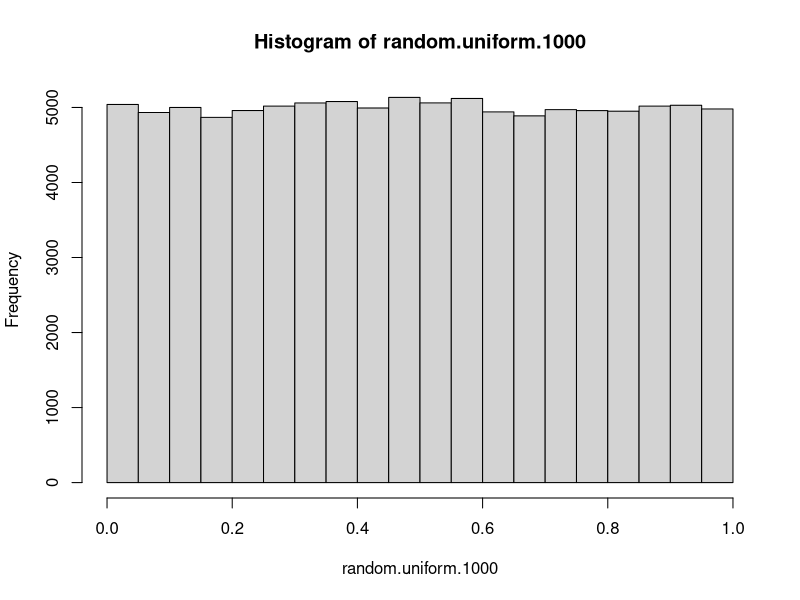
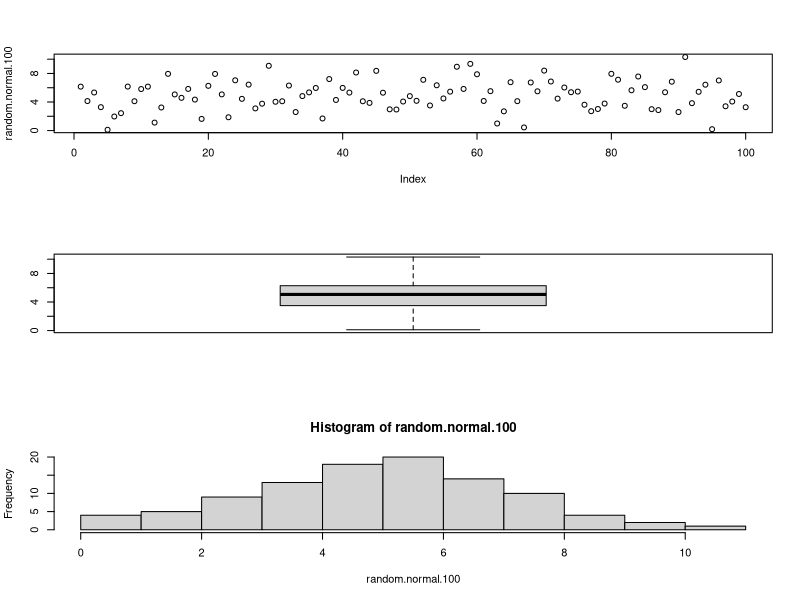
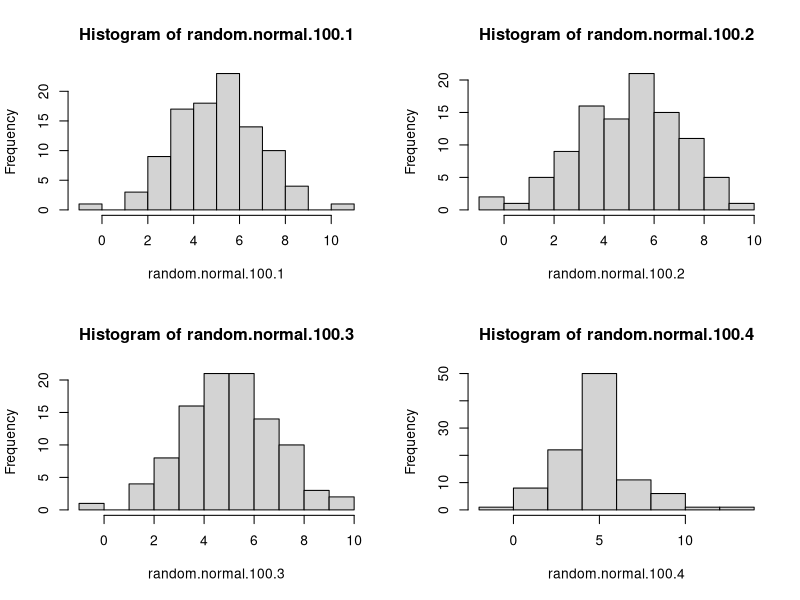
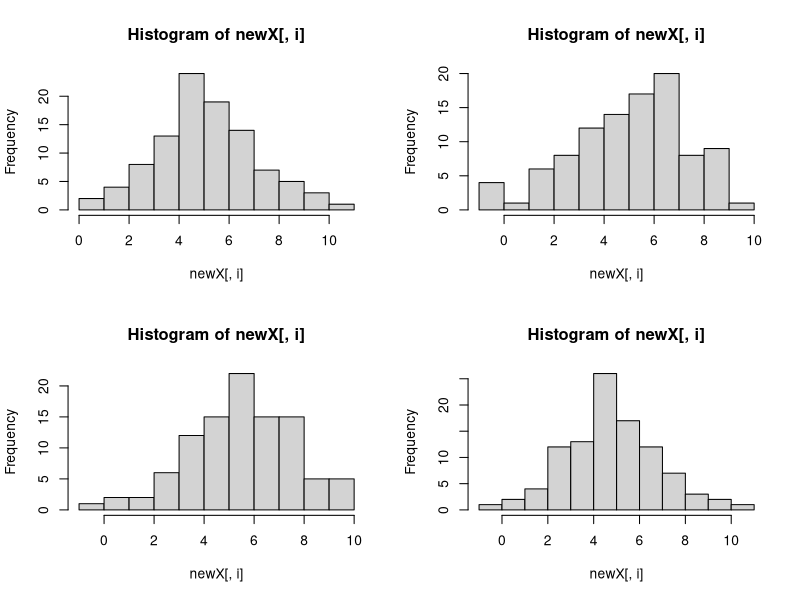
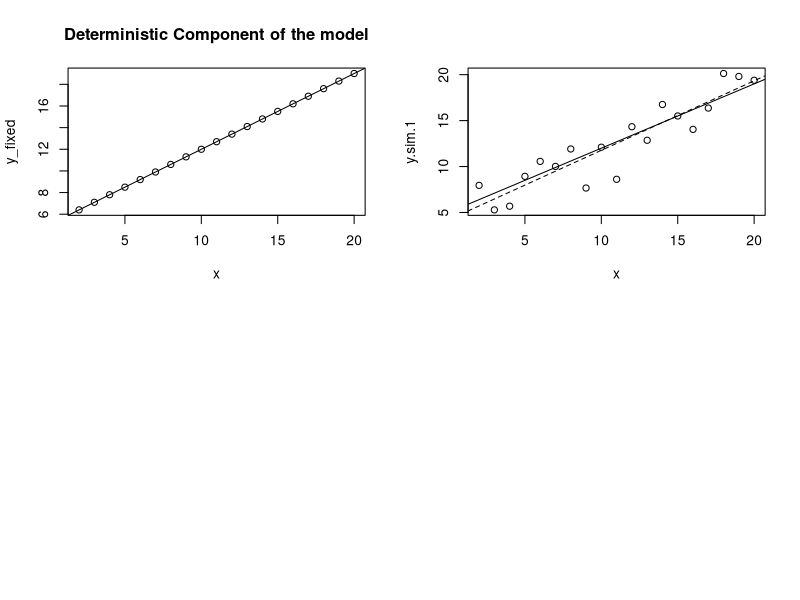

Reproduce these figures in R, in order.
# Very basic introduction into performing simulations.
# Updated Jan 26 2012

# For this course we are going to use so called "monte carlo" simulation as a tool to learn basic concepts in statistics & probability (given a particular definition of probability)

#  What do I mean by simulate?

# Why would simulation be a useful tool in statistics?


#FYI: When used for statistical inference, many Monte Carlo approaches fall under the rubric of Parametric Bootstrapping (which is different than the non-parametric bootstrap which uses resampling of the original data to generate empirical sampling distributions)
 
# We are not going to discuss the mathematical or computational details (the latter I know little about) with respect to generating random numbers. We will for the moment just use some tools.

# R has many useful facilities for generating random numbers. Let's start with generating a single random number from a uniform distribution on [0,1]

runif(n=1, min=0, max=1) # the rNameOfDist functions generate random numbers. 
    # min sets lowest, max sets highest possible value, n is the number of draws from this distribution. 

# If we wanted 1000 such numbers we could use a for loop, or the replicate() in R. However the easier way would be to ask for 1000 numbers with the n=1000 argument.
runif(n=1000, min=0, max=1)
runif(n=1000)

# If I plotted a histogram of this data, what should it look like (at least theoretically)
random.uniform.1000 <- runif(n=100000, min=0, max=1) 
hist(random.uniform.1000) # calls the histogram function


# If we wanted to look at 100 draws from a normal distribution with mean =5 and sd=2
# i.e.  ~N(5,2)
random.normal.100 <- rnorm(n=100, mean=5,sd=2) 
par(mfrow=c(3,1))  # This (par) allows us to modify low-level plotting functions. In this case changing the graphical device (the palette) to have 3 rows and 1 column, so we can put three plots on it.
plot(random.normal.100)
boxplot(random.normal.100)
hist(random.normal.100)

#Let's look at some summary statistics from this simulation
mean(random.normal.100) 
sd(random.normal.100)
# While the mean and sd are close to the values we inputted, they are not exactly 5 & 2.

# let's repeat this experiment a few times
random.normal.100.1 <- rnorm(100, 5,2)
random.normal.100.2 <- rnorm(100, 5,2)
random.normal.100.3 <- rnorm(100, 5,2)
random.normal.100.4 <- rnorm(100, 5,2)
par(mfrow=c(2,2))
hist(random.normal.100.1)
hist(random.normal.100.2)
hist(random.normal.100.3)
hist(random.normal.100.4)
mean(random.normal.100.1); mean(random.normal.100.2); mean(random.normal.100.3); mean(random.normal.100.4)

# All close to, but not exactly equal to 5.


#### more efficient performing the simulation 
random.normal.100.rep <- replicate(n=4, rnorm(100,5,2)) # And if we want to call from the rnorm function more than 4 times, we just change the n= in the replicate function. 

random.normal.100.rep # We can see we have created 4 sets of random numbers from this distribution.
par(mfrow=c(2,2))
apply(X=random.normal.100.rep, MARGIN=2, FUN=hist) # using the basic apply() to repeat the call to hist, by columns (MARGIN=2). MARGIN=1 would be along rows.

apply(X=random.normal.100.rep, MARGIN=2, FUN=mean)

apply(random.normal.100.rep, 2, sd) # If you use the order correctly you do not need to specificy the names of the arguments.

# the advantage of this approach is you can also just do
summary(random.normal.100.rep)

# We can ask about the spread of our experimental trials
sd(apply(random.normal.100.rep,2,mean)) # Let's talk about what we have done here.

# Let's repeat this experiment with lower sample size (say 25). What happens to the spread?
norm.sim.all.3 <- replicate(n=4, rnorm(25,5,2))
summary(norm.sim.all.3)
apply(norm.sim.all.3,2,sd)
sd(apply(norm.sim.all.3,2,mean))

# How about if we have much larger sample size (say 1000)
norm.sim.all.4 <- replicate(n=4, rnorm(1000,5,2))
summary(norm.sim.all.4)
apply(norm.sim.all.4,2,sd)
sd(apply(norm.sim.all.4,2,mean))

# Do you see a pattern for the precision of the mean?
sd(apply(random.normal.100.rep,2,mean)) # n=100
sd(apply(norm.sim.all.3,2,mean)) # n=25
sd(apply(norm.sim.all.4,2,mean)) # n=1000

# how about the sd
sd(apply(random.normal.100.rep,2,sd)) # n=100
sd(apply(norm.sim.all.3,2,sd)) # n=25
sd(apply(norm.sim.all.4,2,sd)) # n= 1000


# We have just learned about monte carlo methods. When we perform simulations from that distributions, as our n increase we will get closer to the expected value (which in this case we provided)

# Instead of simulating just a mean and sd, let's specify something more interesting.. 
# How about a regression!!!!!

# let's have a regression  Y ~ N(a+b*x, sd)
par(mfrow=c(2,2))
a=5
b=0.7
x <- seq(2,20)
y_fixed <- a + b*x # we are expressing the relationship between y and x as a linear model. In this case we are generating the data using such a model.
plot(y_fixed~x, main= "Deterministic Component of the model") # A linear model 
abline(a=5, b=0.7)
# But data is generally generated by a noiser (and usually unknown process), so we add some variation. In this case let's say sd=2. Let's think about what this means?

y.sim.1 <- rnorm(length(x), mean=y_fixed, sd=2) # Explain length(x)
plot(y.sim.1~x)
abline(a=5, b=0.7) # Expected relationship based on the parameters we used.

# But what is the actual parameter estimates for the regression?
y.sim.1.lm <- lm(y.sim.1 ~ x)
summary(y.sim.1.lm)  # notice parameter estimates and RSE!
confint(y.sim.1.lm) # does it include our expected values
abline(reg=y.sim.1.lm,lty=2) # estimated values based on simulated data.
# The point is, we have now done a little simulation of our regression model. 



# One more little point. Say we wanted to simulate a roll on a 6-sided die. How might we accomplish this?
# There are a number of ways but the easiest does not use a rNameOfDist

# Instead we create a sequence of the integers we want (1:6) and then sample from this distribution
one.to.six <- 1:6

sample(x=one.to.six, size=1, replace=T) # we want one roll of the die, 

# Say we wanted 100 dice rolls
die.rolls <- sample(1:6, size=100, replace=T) # replace =T means sampling WITH replacement.